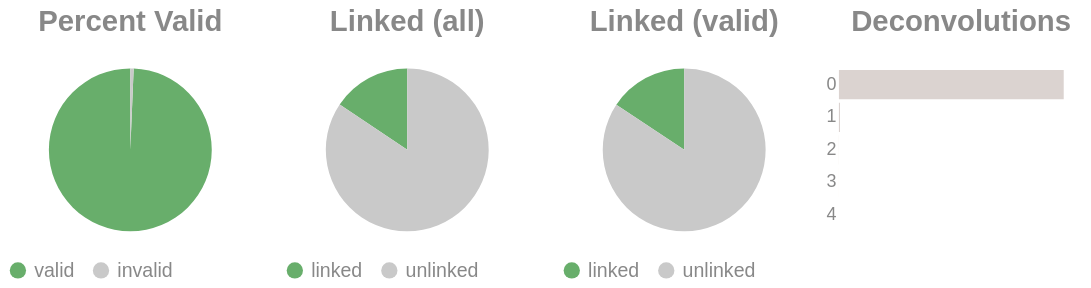

The notebook cell this image was saved under:
### Code cell
if SKIPLR:
    pass
else:
    clash = Counter()
    for i in valids['molecule'].to_list():
        _mol = i.split("-")
        if len(_mol) == 1:
            clash.update('0')
        else:
            clash.update(_mol[-1])

    _d = {"deconvolutions": [], 'count': []}
    for k,v in clash.items():
        _d['deconvolutions'].append(k)
        _d['count'].append(v)

    tot_valid = valids['reads'].sum()
    mask = valids['reads'] >= 2
    n_linked_reads = valids.filter(mask)['reads'].sum()
    if n_linked_reads == 0:
        print_html("No linked molecules (>=2 reads) were detected; skipping linked-only distributions.")
        SKIPLR = True
    else:
        perc_valid = round(tot_valid / n_reads, 4)
        linked_perc_abs = round(n_linked_reads / n_reads, 4)
        linked_perc = round(n_linked_reads / tot_valid, 4)

    _valid = pl.DataFrame({"valids": ['valid', 'invalid'], "count": [tot_valid, n_reads - tot_valid]})
    _linked_abs = pl.DataFrame({"linked (absolute)": ['linked', 'unlinked'], "count": [n_linked_reads, n_reads - n_linked_reads]})
    _linked_rel = pl.DataFrame({"linked (valids)": ['linked', 'unlinked'], "count": [n_linked_reads, tot_valid - n_linked_reads]})

    (
        alt.hconcat(
            piechart(_valid, goodval = 'valid', title = "Percent Valid"),
            piechart(_linked_abs, goodval = "linked", title =  "Linked (all)"),
            piechart(_linked_rel, goodval = "linked", title =  "Linked (valid)"),
            convolutionbar(pl.DataFrame(_d), title = "Deconvolutions"),
            center = True,
            bounds = 'flush'
        )
        .resolve_scale(color='independent')
        .resolve_legend('independent')
        .properties(usermeta={'embedOptions': {"actions": False}})
    ).display()

### Figure 1 — Vega-Lite specification as saved in the notebook (floating-point values rounded to 4 significant figures)
{"width": "container", "height": 400, "config": {"title": {"anchor": "start", "dy": -15, "fontSize": 18, "color": "#888888", "subtitleColor": "#888888", "subtitleFontSize": 14}, "arc": {"fill": "#0072B2"}, "axis": {"domainColor": "#888888", "domainWidth": 0.5, "gridWidth": 0.2, "grid": false, "titleFontWeight": 400, "titleFontSize": 15, "labelFontSize": 11, "labelColor": "#888888", "tickColor": "#888888", "tickWidth": 0.2, "titleColor": "#888888"}, "axisBand": {"grid": false}, "axisX": {"grid": true, "tickSize": 10, "domainCap": "round"}, "axisY": {"domain": false, "grid": true, "tickSize": 0, "domainCap": "round"}, "background": "transparent", "header": {"labelFontSize": 15, "labelColor": "#888888", "titleFontSize": 15, "titleFontWeight": 600, "titleColor": "#888888"}, "legend": {"labelFont": "sans-serif", "labelFontSize": 12, "labelColor": "#888888", "symbolSize": 100, "symbolType": "circle", "titleFontSize": 12, "titlePadding": 10, "titleColor": "#888888", "title": null}, "range": {"category": ["#E69F00", "#56B4E9", "#009E73", "#F0E442", "#0072B2", "#D55E00", "#CC79A7", "#000000"], "diverging": ["#cfe8f3", "#a2d4ec", "#73bfe2", "#46abdb", "#1696d2", "#12719e"]}, "area": {"fill": "#0072B2", "fillOpacity": 0.7, "line": true, "strokeOpacity": 0.7}, "line": {"color": "#0072B2", "stroke": "#0072B2", "strokeWidth": 2}, "trail": {"color": "#0072B2", "stroke": "#0072B2", "strokeWidth": 0, "size": 1}, "point": {"filled": true, "fillOpacity": 1.0, "size": 95}, "text": {"color": "#888888", "fontSize": 11, "align": "right", "fontWeight": 400, "size": 11}, "bar": {"fill": "#0072B2", "stroke": null}, "view": {"stroke": null, "continuousWidth": 660, "continuousHeight": 400}}, "hconcat": [{"data": {"name": "data-e24d86d16fe81119aaa882f1801cb410"}, "mark": {"type": "arc"}, "encoding": {"color": {"field": "valids", "legend": {"orient": "bottom", "title": null}, "scale": {"domain": ["valid", "invalid"], "range": ["#68ae6b", "#C9C9C9"]}, "title": "Valids", "type": "nominal"}, "theta": {"field": "count", "type": "quantitative"}, "tooltip": [{"field": "valids", "title": "Valids", "type": "ordinal"}, {"field": "percent", "format": ".2%", "title": "Percent", "type": "quantitative"}, {"field": "count", "title": "Count", "type": "quantitative"}]}, "height": 100, "title": {"text": "Percent Valid", "align": "center", "anchor": "middle"}, "transform": [{"calculate": "datum.count / 102201", "as": "percent"}], "width": 150}, {"data": {"name": "data-2728b0b5d50600b5a8240a80892aabdc"}, "mark": {"type": "arc"}, "encoding": {"color": {"field": "linked (absolute)", "legend": {"orient": "bottom", "title": null}, "scale": {"domain": ["linked", "unlinked"], "range": ["#68ae6b", "#C9C9C9"]}, "title": "Linked (Absolute)", "type": "nominal"}, "theta": {"field": "count", "type": "quantitative"}, "tooltip": [{"field": "linked (absolute)", "title": "Linked (Absolute)", "type": "ordinal"}, {"field": "percent", "format": ".2%", "title": "Percent", "type": "quantitative"}, {"field": "count", "title": "Count", "type": "quantitative"}]}, "height": 100, "title": {"text": "Linked (all)", "align": "center", "anchor": "middle"}, "transform": [{"calculate": "datum.count / 102201", "as": "percent"}], "width": 150}, {"data": {"name": "data-a82af7da685f4553d2143a03aff0d7ab"}, "mark": {"type": "arc"}, "encoding": {"color": {"field": "linked (valids)", "legend": {"orient": "bottom", "title": null}, "scale": {"domain": ["linked", "unlinked"], "range": ["#68ae6b", "#C9C9C9"]}, "title": "Linked (Valids)", "type": "nominal"}, "theta": {"field": "count", "type": "quantitative"}, "tooltip": [{"field": "linked (valids)", "title": "Linked (Valids)", "type": "ordinal"}, {"field": "percent", "format": ".2%", "title": "Percent", "type": "quantitative"}, {"field": "count", "title": "Count", "type": "quantitative"}]}, "height": 100, "title": {"text": "Linked (valid)", "align": "center", "anchor": "middle"}, "transform": [{"calculate": "datum.count / 101532", "as": "percent"}], "width": 150}, {"data": {"name": "data-5254b0e3b7d04e1dfb7c5da2c4382ff3"}, "mark": {"type": "bar"}, "encoding": {"color": {"field": "deconvolutions", "legend": null, "scale": {"scheme": "lightgreyred"}, "type": "nominal"}, "tooltip": [{"field": "deconvolutions", "title": "Deconvolutions", "type": "ordinal"}, {"field": "percent", "format": ".2%", "title": "Percent", "type": "quantitative"}, {"field": "count", "title": "Count", "type": "quantitative"}], "x": {"axis": null, "field": "count", "type": "quantitative"}, "y": {"field": "deconvolutions", "sort": "ascending", "title": null, "type": "nominal"}}, "height": 100, "title": {"text": "Deconvolutions", "align": "center", "anchor": "middle"}, "transform": [{"calculate": "datum.count / 92319", "as": "percent"}], "width": 150}], "bounds": "flush", "center": true, "resolve": {"legend": {"angle": "independent"}, "scale": {"color": "independent"}}, "usermeta": {"embedOptions": {"actions": false}}, "$schema": "https://vega.github.io/schema/vega-lite/v6.1.0.json", "datasets": {"data-e24d86d16fe81119aaa882f1801cb410": [{"valids": "valid", "count": 101532}, {"valids": "invalid", "count": 669}], "data-2728b0b5d50600b5a8240a80892aabdc": [{"linked (absolute)": "linked", "count": 15915}, {"linked (absolute)": "unlinked", "count": 86286}], "data-a82af7da685f4553d2143a03aff0d7ab": [{"linked (valids)": "linked", "count": 15915}, {"linked (valids)": "unlinked", "count": 85617}], "data-5254b0e3b7d04e1dfb7c5da2c4382ff3": [{"deconvolutions": "0", "count": 91997}, {"deconvolutions": "1", "count": 303}, {"deconvolutions": "2", "count": 15}, {"deconvolutions": "3", "count": 3}, {"deconvolutions": "4", "count": 1}]}}
